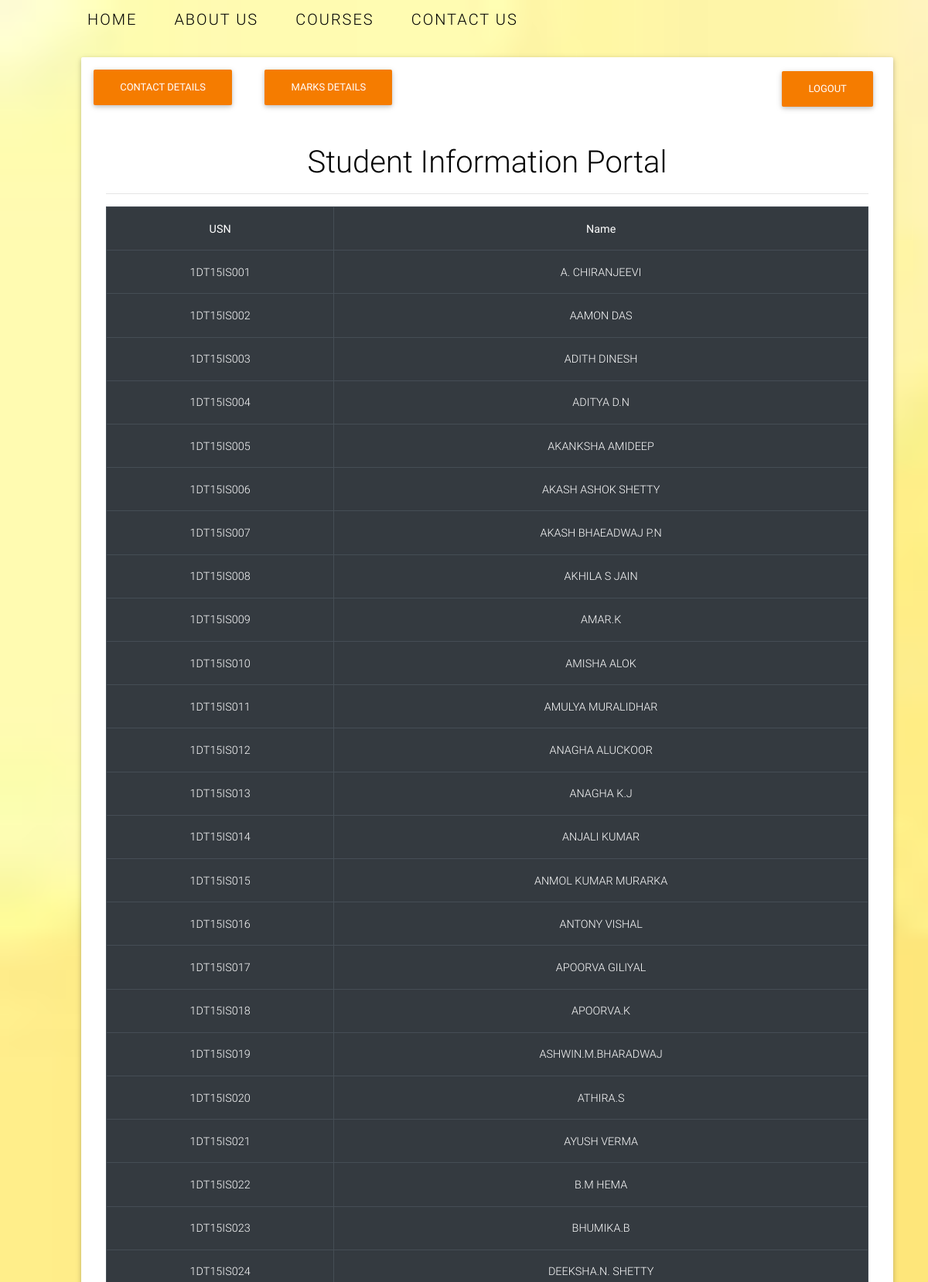
/all7thsem.php (signed in, upper part), run on the app's committed database.
### tables this page shows
CREATE TABLE `batch20157thsem` (
  `id` int(110) NOT NULL,
  `USN` varchar(10) NOT NULL,
  `Name` char(100) NOT NULL,
  `15CS71I` varchar(2) NOT NULL,
  `15CS71E` varchar(2) NOT NULL,
  `15CS71T` varchar(2) NOT NULL,
  `15IS72I` varchar(2) NOT NULL,
  `15IS72E` varchar(2) NOT NULL,
  `15IS72T` varchar(2) NOT NULL,
  `15CS73I` varchar(2) NOT NULL,
  `15CS73E` varchar(2) NOT NULL,
  `15CS73T` varchar(2) NOT NULL,
  `15CS743I` varchar(2) NOT NULL,
  `15CS743E` varchar(2) NOT NULL,
  `15CS743T` varchar(2) NOT NULL,
  `15IS753I` varchar(2) NOT NULL,
  `15IS753E` varchar(2) NOT NULL,
  `15IS753T` varchar(2) NOT NULL,
  `15CSL76I` varchar(2) NOT NULL,
  `15CSL76E` varchar(2) NOT NULL,
  `15CSL76T` varchar(2) NOT NULL,
  `15CSL77I` varchar(2) NOT NULL,
  `15CSL77E` varchar(2) NOT NULL,
  `15CSL77T` varchar(2) NOT NULL,
  `15ISP78I` varchar(2) NOT NULL,
  `15ISP78E` varchar(2) NOT NULL,
  `15ISP78T` varchar(2) NOT NULL,
  `Total` varchar(3) NOT NULL
);

### all7thsem.php (the view, shortened to what this page needs)
<!doctype html>
<html lang="en">
  <head>
  <link rel="stylesheet" href="https://use.fontawesome.com/releases/v5.11.2/css/all.css">
  <link href="css/bootstrap.min.css" rel="stylesheet">
  <link href="css/mdb.min.css" rel="stylesheet">
  <link href="css/style.css" rel="stylesheet">
    <link rel="stylesheet" href="https://use.fontawesome.com/releases/v5.8.1/css/all.css">
  </head>
    <header>
        <div class="container">
            <nav>
                <ul>
                    <li><a href="home.php">Home</a></li>
                    <li><a href="aboutus.php">About Us</a></li>
                    <li><a href="courses.php">Courses</a></li>
                    <li><a href="contactus.php">Contact Us</a></li>
                </ul>
            </nav>
        </div>
    </header>
  <body>
    <div class="container" style="margin-left:90px;">
       <h4><a href="logoutp.php" style="float:right; margin-top:20px; padding-right:20px;"><button class="btn btn-orange">Logout</button></a></h4><h4><a href="studentdetails2015princi.php" style="float:left; padding-right:20px; margin-top:10px; margin-left:10px;"><button class="btn btn-orange">Contact Details</button></a><a href="USNselect2015princi.php" style="float:left; padding-right:20px; margin-top:10px; margin-left:10px;"><button class="btn btn-orange">Marks Details</button></a></h4>
        <div class="jumbotron text-center login-box">
        <br>
        <br>
       <h1 style="color: black;">Student Information Portal</h1>
      <hr>
      <div class="form-group">
 <table class="table table-bordered table-hover table-dark">
    <tr>
        <th>USN</th>
        <th>Name</th>
        </tr>
    <?php
        $conn = mysqli_connect("localhost","root","","college student database");
        $sql = "SELECT USN,Name from batch20157thsem";
        $result = $conn-> query($sql);
        if($result-> num_rows > 0) {
        while ($row = $result-> fetch_assoc()){
        echo "<tr><td>". $row["USN"] . "</td><td>" . $row["Name"] . "</td></tr>";
        }
            echo "</table>";
        }
        else{
            echo "0 result";
        }
        ?>
  </body>
</html>

### all7thsem.php (style rules this page uses)
body { background-image: url(0dafb7928a99a9cb552a941895a6e586.jpg); background-repeat: no-repeat; background-size: cover; }
a { text-decoration: none; color: black; }
.container { max-width: 120rem; width: 90%; margin: 0 auto; float: left; }
nav { padding: 10px; text-transform: uppercase; font-size: 20px; float: left; }
nav ul { display: flex; }
nav ul li { list-style: none; transform: translateX(100rem); animation: slideIn .5s forwards; }
nav ul li:nth-child(1) { animation-delay: 0s; }
nav ul li:nth-child(2) { animation-delay: .1s; }
nav ul li:nth-child(3) { animation-delay: .2s; }
nav ul li:nth-child(4) { animation-delay: .3s; }
nav ul li a { padding: 1rem 0; margin: 0 3rem; position: relative; letter-spacing: 2px; }
nav ul li a:last-child { margin-right: 0; }
nav ul li a::before, nav ul li a::after { content: ''; position: absolute; width: 100%; height: 2px; background-color: crimson; left: 0; transform: scaleX(0); transition: all .5s; }
nav ul li a::before { top: 0; transform-origin: left; }
nav ul li a::after { bottom: 0; transform-origin: right; }

### data on the page
batch20157thsem: USN "1DT15IS001", Name "A. CHIRANJEEVI"
batch20157thsem: USN "1DT15IS002", Name "AAMON DAS"
batch20157thsem: USN "1DT15IS003", Name "ADITH DINESH"
batch20157thsem: USN "1DT15IS004", Name "ADITYA D.N"
batch20157thsem: USN "1DT15IS005", Name "AKANKSHA AMIDEEP"
batch20157thsem: USN "1DT15IS006", Name "AKASH ASHOK SHETTY"
batch20157thsem: USN "1DT15IS007", Name "AKASH BHAEADWAJ P.N"
batch20157thsem: USN "1DT15IS008", Name "AKHILA S JAIN"
batch20157thsem: USN "1DT15IS009", Name "AMAR.K"
batch20157thsem: USN "1DT15IS010", Name "AMISHA ALOK"
batch20157thsem: USN "1DT15IS011", Name "AMULYA MURALIDHAR"
batch20157thsem: USN "1DT15IS012", Name "ANAGHA ALUCKOOR"
batch20157thsem: USN "1DT15IS013", Name "ANAGHA K.J"
batch20157thsem: USN "1DT15IS014", Name "ANJALI KUMAR"
batch20157thsem: USN "1DT15IS015", Name "ANMOL KUMAR MURARKA"
batch20157thsem: USN "1DT15IS016", Name "ANTONY VISHAL"
batch20157thsem: USN "1DT15IS017", Name "APOORVA GILIYAL"
batch20157thsem: USN "1DT15IS018", Name "APOORVA.K"
batch20157thsem: USN "1DT15IS019", Name "ASHWIN.M.BHARADWAJ"
batch20157thsem: USN "1DT15IS020", Name "ATHIRA.S"
batch20157thsem: USN "1DT15IS021", Name "AYUSH VERMA"
batch20157thsem: USN "1DT15IS022", Name "B.M HEMA"
batch20157thsem: USN "1DT15IS023", Name "BHUMIKA.B"
batch20157thsem: USN "1DT15IS024", Name "DEEKSHA.N. SHETTY"
